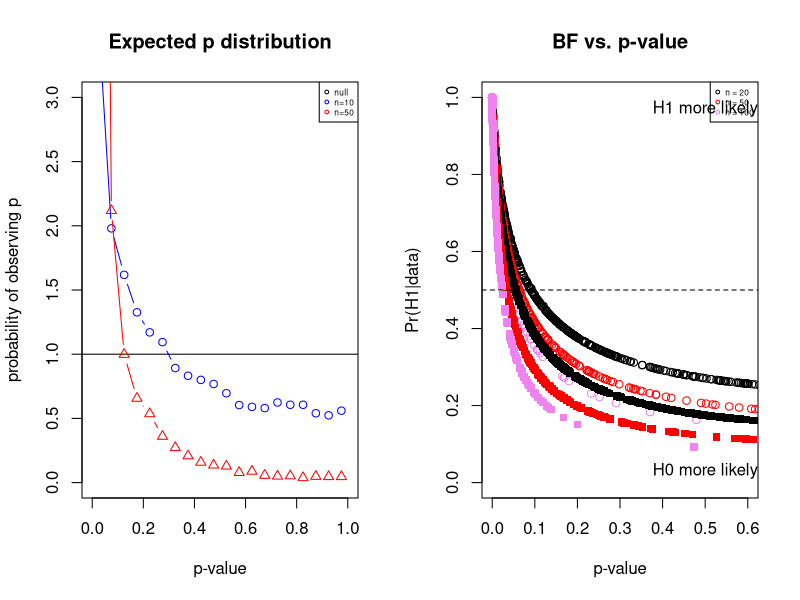

Write the R code that produced this figure.
library(BayesFactor)

par(mfrow = c(1,2))

getP <- function(n=20, effectSize = 0, sd = 1){
  x = rnorm(n, mean = 0, sd= sd) 
  y = rnorm(n, mean = effectSize, sd= sd)
  return(t.test(x,y)$p.value)
}


plot(NULL, xlim = c(0,1), ylim = c(0,3), xlab = "p-value", ylab = "probability of observing p", main = "Expected p distribution")

abline(h=1)

alt1 = replicate(10000, getP(n=10, effectSize = 0.5))
x = hist(alt1, breaks = 20, plot = F)
lines(x$mids, x$density, type = "both",pch = 1, col = "blue")

alt2 = replicate(10000, getP(n=50, effectSize = 0.5))
x = hist(alt2, breaks = 20, plot = F)
lines(x$mids, x$density, type = "both", pch = 2, col = "red")


legend("topright", legend = c("null", "n=10", "n=50"), pch = 1, col = c("black", "blue", "red"),cex=0.5)



getResult <- function(n=10, effectSize = 0.5, sd = 1,rscale="medium"){
  x = rnorm(n, mean = 0, sd= sd) 
  y = rnorm(n, mean = effectSize, sd= sd) 
  p = t.test(x,y)$p.value
  lmod = lm(x ~ 1)
  #lmod2 = lm(x ~ 0)
  #anova(lmod, lmod2)
  BF = extractBF(ttestBF(x,y,rscale = rscale))$bf
  prob = BF/(BF + 1)
  return(c(p = p, probAlt = prob))
}

sim1 = as.data.frame(t(replicate(500, getResult(n = 20))))
sim2 = as.data.frame(t(replicate(500, getResult(n = 50))))
sim3 = as.data.frame(t(replicate(500, getResult(n = 100))))

sim4 = as.data.frame(t(replicate(500, getResult(n = 20, rscale="ultrawide"))))
sim5 = as.data.frame(t(replicate(500, getResult(n = 50, rscale="ultrawide"))))
sim6 = as.data.frame(t(replicate(500, getResult(n = 100, rscale="ultrawide"))))

#sim4 = as.data.frame(t(replicate(500, getResult(n = 20, rscale=3))))
#sim5 = as.data.frame(t(replicate(500, getResult(n = 50, rscale=3))))
#sim6 = as.data.frame(t(replicate(500, getResult(n = 100, rscale=3))))

plot(probAlt ~ p, data = sim1, ylim = c(0,1), xlim = c(0,0.6), ylab = "Pr(H1|data)", xlab = "p-value", main = "BF vs. p-value")
points(probAlt ~ p, data = sim2, col = "red")
points(probAlt ~ p, data = sim3, col = "violet")

points(probAlt ~ p, data = sim4, col = "black",pch=15)
points(probAlt ~ p, data = sim5, col = "red",pch=15)
points(probAlt ~ p, data = sim6, col = "violet",pch=15)


abline(h=0.5, lty = 2)

legend("topright", legend = c("n = 20", "n = 50", "n = 100"), pch = 1, col = c("black", "red", "violet"),cex=0.5)
text(0.5, 0.97, "H1 more likely", adj = 0.5)
text(0.5, 0.03, "H0 more likely", adj = 0.5)

# Power of tests considered here
power.t.test(n = 10, delta = 0.5, type="two.sample")
power.t.test(n = 20, delta = 0.5, type="two.sample")
power.t.test(n = 50, delta = 0.5, type="two.sample")
power.t.test(n = 100, delta = 0.5, type="two.sample")

# Power of tests in the previous one-sample example
power.t.test(n = 2, delta = 0.5, type="one.sample")
power.t.test(n = 15, delta = 0.5, type="one.sample")
power.t.test(n = 20, delta = 0.5, type="one.sample")
power.t.test(n = 100, delta = 0.5, type="one.sample")

# Get back to the bayes factor
meanBF<-function(sim){mean(sim$probAlt/(1-sim$probAlt))}
meanBF(sim1)-meanBF(sim4) # diff with standard prior vs flatter prior
meanBF(sim2)-meanBF(sim5)
meanBF(sim3)-meanBF(sim6)
# for large sample sizes, the flatter the prior, the larger the Bayes factor
